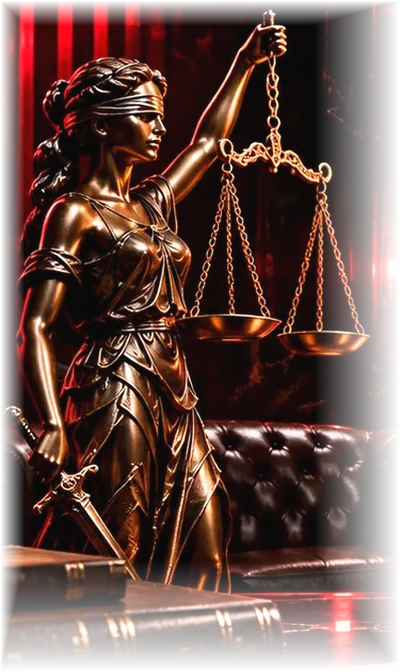
#> input picture assets/the-crimes-v6/decor/lady-justice-bronze.webp, 400 x 672 px
$ python generate_v72_props.py
#> lines starting #> are read from the running program, lines starting #| are printed output that depends on the picture
"""Generate transparent V7.2 photographic props from repository artwork.

Do not rasterize UI text, question, score, QR or buttons.
Sources: V6 Justice photograph and PR #5 podium scene.
"""
from pathlib import Path
import numpy as np
from PIL import Image

ROOT = Path(__file__).resolve().parents[2]
OUT = ROOT / "assets/the-crimes-v72/props"
OUT.mkdir(parents=True, exist_ok=True)

justice = Image.open(ROOT/"assets/the-crimes-v6/decor/lady-justice-bronze.webp").convert("RGBA")
#> justice is the input picture: PIL image 400x672 RGBA; mean R, G, B, A 61.7, 26.2, 19.5, 190.4
a = np.asarray(justice,dtype=np.float32).copy()
height,width = a.shape[:2]
#> height = 672; width = 400
r,g,b = a[:,:,0],a[:,:,1],a[:,:,2]
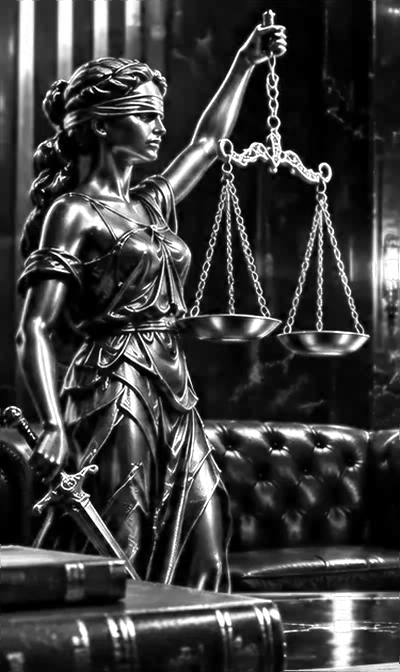
#> r: shape (672, 400) float32; min 0, max 255, mean 61.7
lum = (0.23*r + 0.67*g + 0.10*b)
warm = np.clip((g-b-3.0)/45,0,1)*np.clip((r-g+10)/55,0,1)
shine = np.clip((lum-28)/145,0,1)
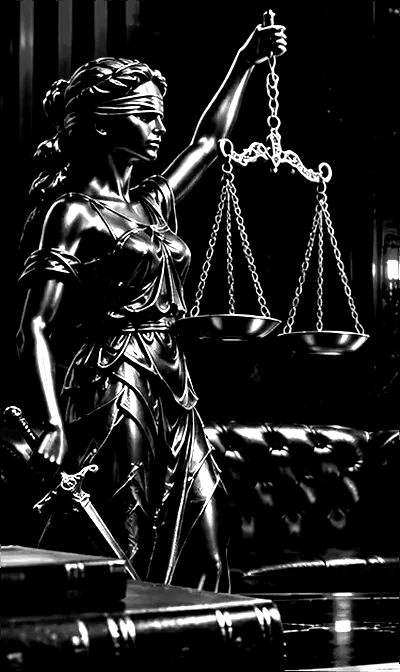
#> shine: shape (672, 400) float32; min 0, max 1, mean 0.126
# Preserve the actual bronze reflections nearly opaque; curtain reds lack the
# green/blue separation of polished bronze and therefore stay transparent.
opacity = np.clip(0.98*np.sqrt(warm) + 0.10*shine,0,0.99)
x=np.arange(width,dtype=np.float32)[None,:]
y=np.arange(height,dtype=np.float32)[:,None]
#> y = 672 values from 0 to 671
opacity *= np.clip((width-x)/22,0,1)*np.clip((height-25-y)/60,0,1)*np.clip((x+10)/22,0,1)
# Suppress the leather chair and desk, except for the statue's lower-left base.
opacity *= np.where((y>375)&(x>268),0.03,1.0)
opacity *= np.where((y>605)&(x>178),0.03,1.0)
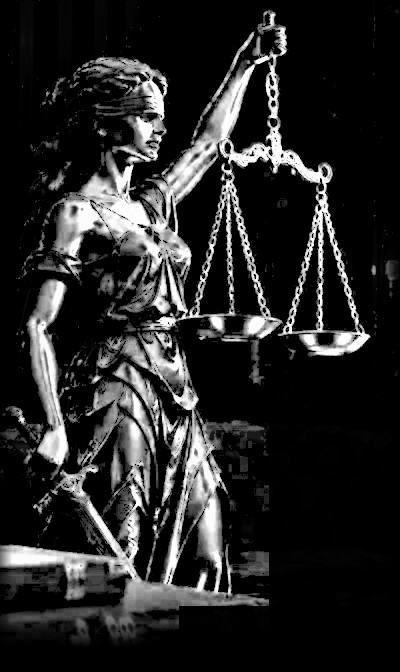
#> opacity: shape (672, 400) float32; min 0, max 0.99, mean 0.155
a[:,:,3]=np.clip(opacity*255,0,255)
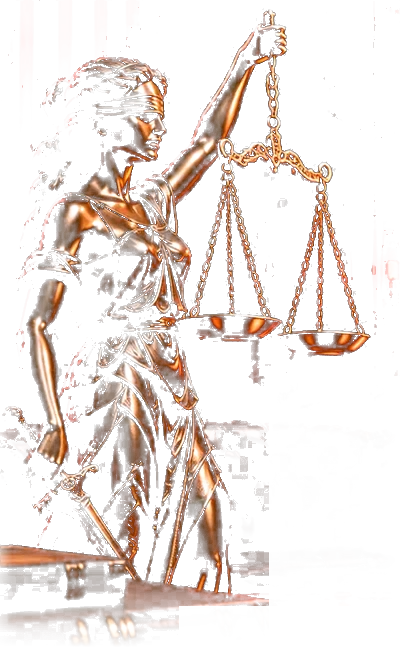
#> a: shape (672, 400, 4) float32; mean R, G, B, A 61.7, 26.2, 19.5, 39.5; transparent parts drawn white
cutout=Image.fromarray(a.astype('uint8'),'RGBA')
cutout.save(OUT/'justice-bronze-cutout.webp','WEBP',quality=88,method=6)

photo=Image.open(ROOT/'assets/the-crimes-v72/scenes/podio-desktop.webp').convert('RGBA')
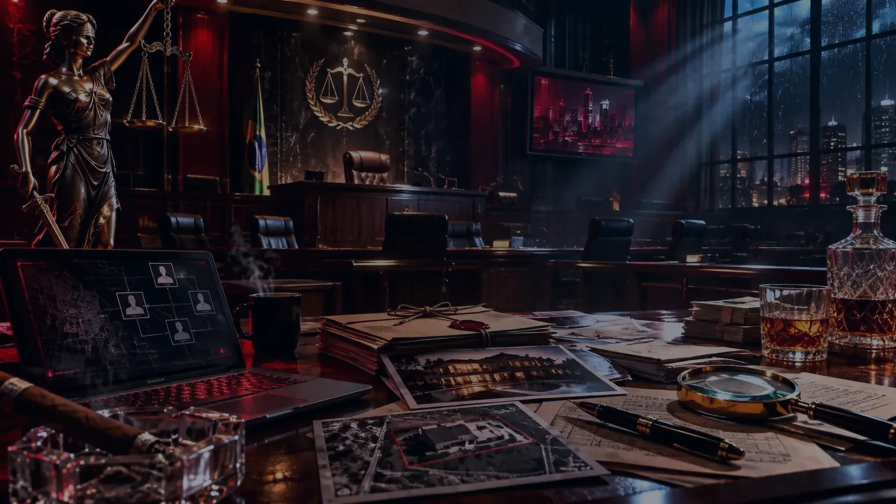
#> input picture assets/the-crimes-v72/scenes/podio-desktop.webp, 1792 x 1008 px (shown at 1/2 size)
pw,ph=photo.size
#> pw = 1792; ph = 1008
crop=photo.crop((int(pw*.64),int(ph*.45),pw,ph))
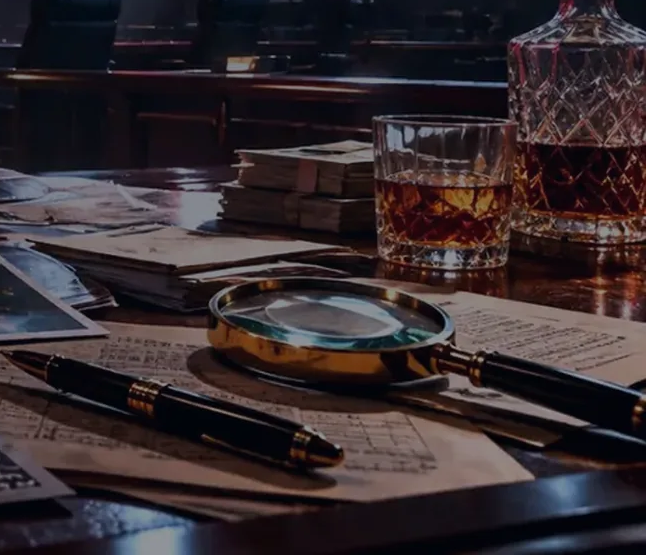
#> crop: PIL image 646x555 RGBA; mean R, G, B, A 52.9, 43, 46.2, 255
p=np.asarray(crop,dtype=np.float32).copy()
h,w=p.shape[:2]
#> h = 555; w = 646
xx=np.arange(w,dtype=np.float32)[None,:]
yy=np.arange(h,dtype=np.float32)[:,None]
#> yy = 555 values from 0 to 554
edge=np.minimum.reduce(np.broadcast_arrays(
  np.clip(xx/95,0,1),np.clip((w-1-xx)/70,0,1),
  np.clip(yy/100,0,1),np.clip((h-1-yy)/65,0,1)))
p[:,:,3]=np.clip((edge**.80)*235,0,255)
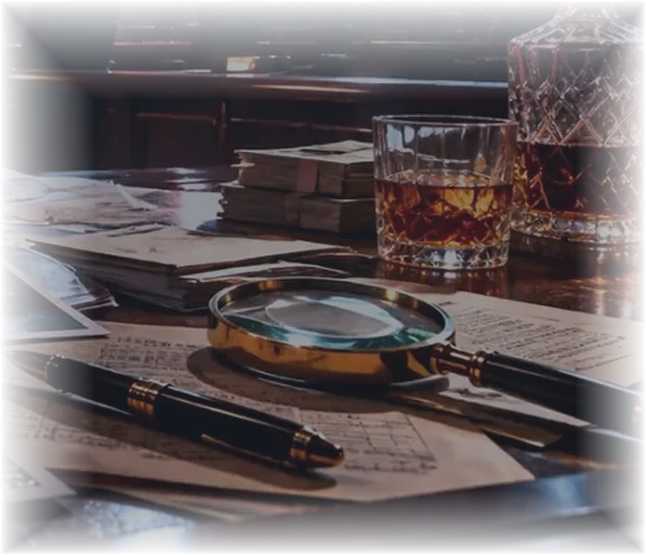
#> p: shape (555, 646, 4) float32; mean R, G, B, A 52.9, 43, 46.2, 182.1; transparent parts drawn white
lens=Image.fromarray(p.astype('uint8'),'RGBA')
lens.save(OUT/'evidence-lens-cutout.webp','WEBP',quality=85,method=6)
print('Generated',cutout.size,lens.size)
#| Generated (400, 672) (646, 555)
for f in sorted(OUT.glob('*.webp')): print(f.relative_to(ROOT),f.stat().st_size)
